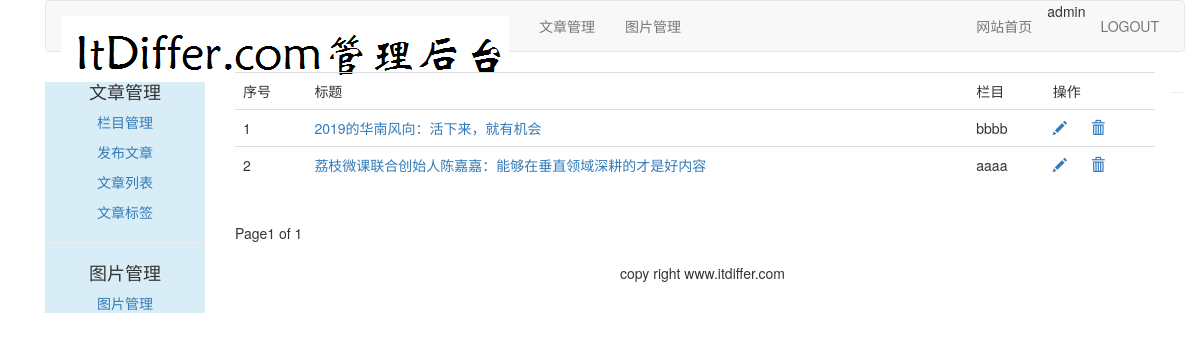
The app's page /article/article-list/?page=2 (signed in), older data.
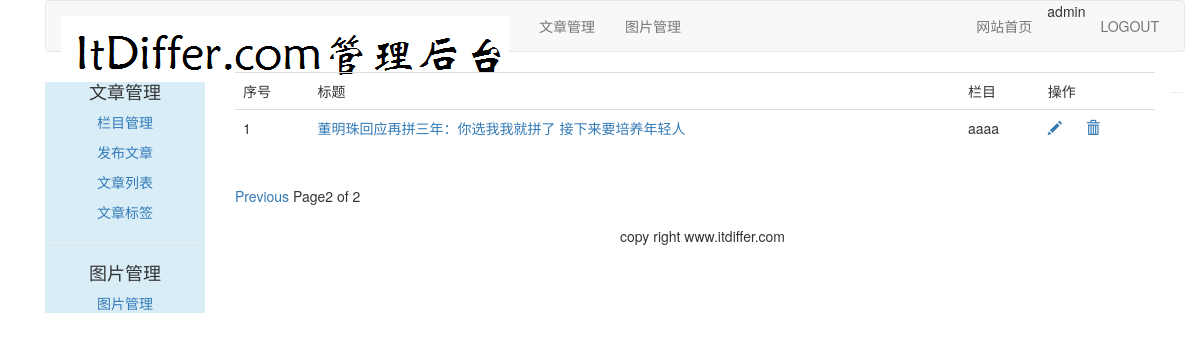
The same page, newer data.
### article/models.py (models this page shows, shortened)
class ArticlePost(models.Model):
    author = models.ForeignKey(User, related_name="article", on_delete=models.CASCADE)
    title = models.CharField(max_length=200)
    slug = models.SlugField(max_length=500)
    column = models.ForeignKey(ArticleColumn, related_name="article_column", on_delete=models.CASCADE)
    body = models.TextField()
    created = models.DateTimeField(default=timezone.now())
    updated = models.DateTimeField(auto_now=True)
    users_like = models.ManyToManyField(User, related_name="articles_like", blank=True)
    article_tag = models.ManyToManyField(ArticleTag, related_name='article_tag', blank=True)
    class Meta:
        ordering = ("title",)
        index_together = (('id', 'slug'),)
    def get_absolute_url(self):
        return reverse("article:article_detail", args=[self.id, self.slug])

class ArticleColumn(models.Model):
    user = models.ForeignKey(User, related_name="article_column", on_delete=models.CASCADE)
    column = models.CharField(max_length=200)
    created = models.DateField(auto_now_add=True)
    def __str__(self):
        return self.column

### article/views.py (the view)
@login_required(login_url="/account/login")
def article_list(request):
    article_list = ArticlePost.objects.filter(author=request.user)
    paginator = Paginator(article_list, 2)
    page = request.GET.get("page")
    try:
        current_page = paginator.page(page)
        articles = current_page.object_list
    except PageNotAnInteger:
        current_page = paginator.page(1)
        articles = current_page.object_list
    except EmptyPage:
        current_page = paginator.page(paginator.num_pages)
        articles = current_page.object_list
    return render(request, "article/column/article_list.html", {"articles": articles, "page": current_page})

### templates/article/column/article_list.html (shortened to what this page needs)
{% extends "article/base.html" %}
{% load staticfiles %}
{% block content %}
<div>
    <table class="table table-hover">
        <tr>
            <td>序号</td>
            <td>标题</td>
            <td>栏目</td>
            <td>操作</td>
        </tr>
        {% for article in articles %}
        <tr id="{{article.id}}">
            <td>{{ forloop.counter }}</td>
            <td><a href="{{ article.get_absolute_url }}">{{ article.title }}</a></td>
            <td>{{ article.column }}</td>
            <td>
                <a name="edit" href="{% url 'article:edit_article' article.id %}">
                    <span class="glyphicon glyphicon-pencil"></span>
                </a>
                <a name="delete" href="javascript:" onclick="del_article(this,{{article.id}})">
                    <span class="glyphicon glyphicon-trash" style="margin-left:20px;"></span>
                </a>
            </td>
        </tr>
        {% empty %}
        <p>还没有设置栏目，太懒了</p>
        {% endfor %}
    </table>
    {% include "paginator.html" %}
</div>
{% endblock %}

Row changes from the older to the newer data that the page shows:
no longer on this page (row unchanged): ArticlePost: title "2019的华南风向：活下来，就有机会", column "bbbb"
no longer on this page (row unchanged): ArticlePost: title "荔枝微课联合创始人陈嘉嘉：能够在垂直领域深耕的才是好内容", column "aaaa"
added ArticlePost: title "董明珠回应再拼三年：你选我我就拼了 接下来要培养年轻人", column "aaaa"
Text that changed along with them:
{{ page.number }}: "1" → "2"
{{ page.paginator.num_pages }}: "1" → "2"
text now shown: "Previous"
